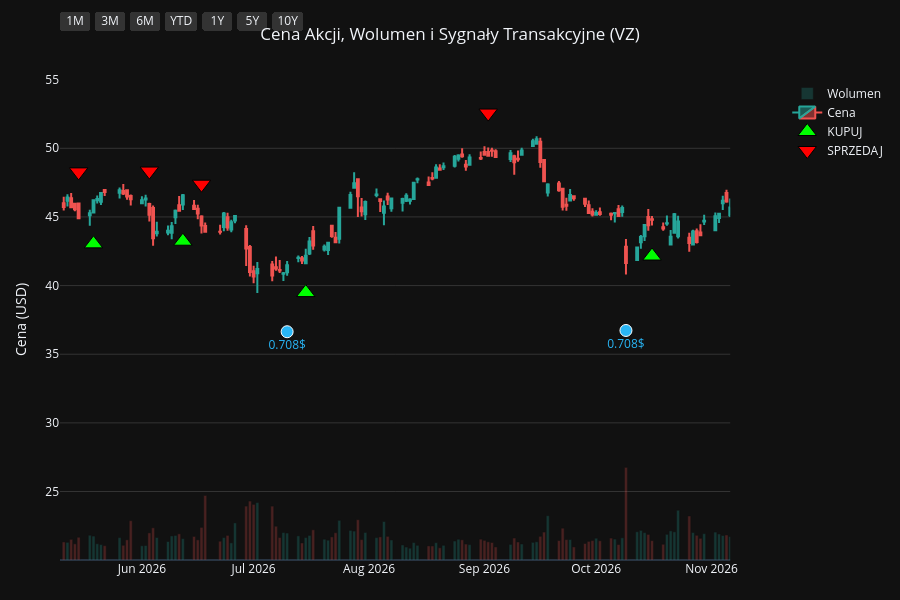
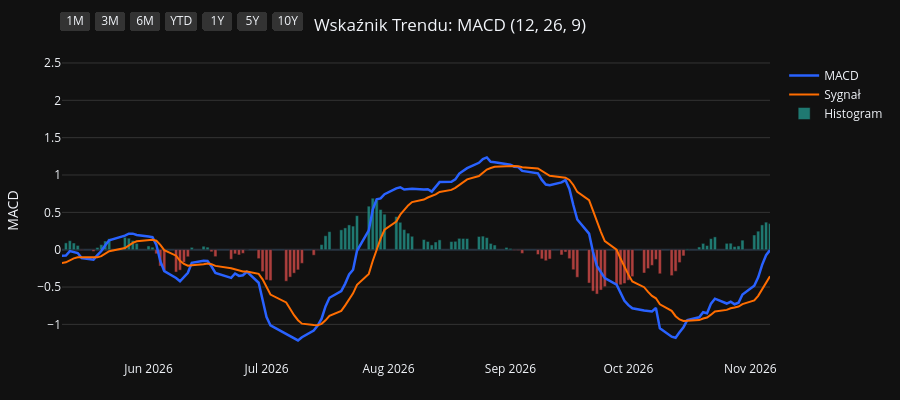
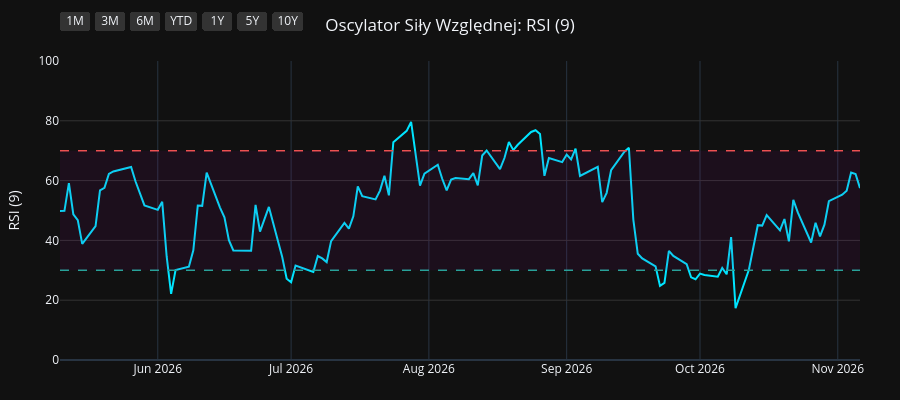
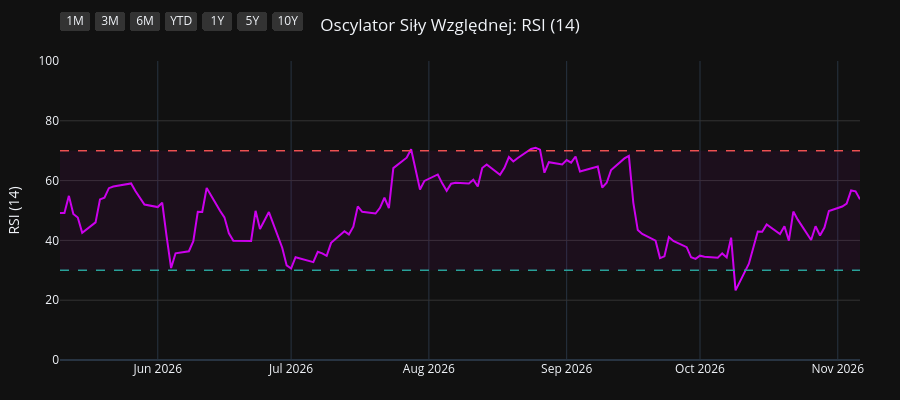

The code cell stored with these charts, in order, in its notebook:
### Code cell
import os
import yfinance as yf
import pandas as pd
import pandas_ta as ta
import plotly.graph_objects as go
from plotly.subplots import make_subplots

# 1. Pobranie i przygotowanie danych
symbol = os.environ.get("STOCK_TICKER", "").strip().upper()
if not symbol:
    raise RuntimeError("Set STOCK_TICKER before running price_extractor.ipynb")
df = yf.Ticker(symbol).history(period="10y")
df.index = df.index.tz_localize(None)

# Wskaźniki i sygnały
df.ta.macd(fast=12, slow=26, signal=9, append=True)
df.ta.rsi(length=9, append=True)
df.ta.rsi(length=14, append=True)
df.ta.rsi(length=21, append=True)
df.dropna(inplace=True)

macd = df['MACD_12_26_9']
signal = df['MACDs_12_26_9']
wczorajszy_macd = macd.shift(1)
wczorajszy_signal = signal.shift(1)

df['Decyzja'] = 'BRAK'
df.loc[(macd > signal) & (wczorajszy_macd <= wczorajszy_signal), 'Decyzja'] = 'KUPUJ'
df.loc[(macd < signal) & (wczorajszy_macd >= wczorajszy_signal), 'Decyzja'] = 'SPRZEDAJ'

df_kupuj = df[df['Decyzja'] == 'KUPUJ']
df_sprzedaj = df[df['Decyzja'] == 'SPRZEDAJ']
df_dywidendy = df[df['Dividends'] > 0]
df_splity = df[df['Stock Splits'] > 0]

# Wspólna konfiguracja osi X
konfiguracja_osi_x = dict(
    type="date",
    showspikes=True, spikemode="across", spikesnap="cursor", spikedash="dot", spikecolor="#ffffff", spikethickness=1, hoverformat="%Y-%m-%d",
    rangeselector=dict(
        buttons=list([
            dict(count=1, label="1M", step="month", stepmode="backward"),
            dict(count=3, label="3M", step="month", stepmode="backward"),
            dict(count=6, label="6M", step="month", stepmode="backward"),
            dict(count=1, label="YTD", step="year", stepmode="todate"),
            dict(count=1, label="1Y", step="year", stepmode="backward"),
            dict(count=5, label="5Y", step="year", stepmode="backward"),
            dict(step="all", label="10Y")
        ]),
        bgcolor="#333333", activecolor="#2962ff", x=0, y=1.1
    )
)

# ==========================================
# WYKRES 1: CENA + WOLUMEN + SYGNAŁY
# ==========================================
fig1 = make_subplots(specs=[[{"secondary_y": True}]])

kolory_wolumenu = ['#26a69a' if row['Close'] >= row['Open'] else '#ef5350' for index, row in df.iterrows()]
fig1.add_trace(go.Bar(x=df.index, y=df['Volume'], marker_color=kolory_wolumenu, opacity=0.25, name='Wolumen'), secondary_y=True)
fig1.add_trace(go.Candlestick(x=df.index, open=df['Open'], high=df['High'], low=df['Low'], close=df['Close'], name='Cena', increasing_line_color='#26a69a', decreasing_line_color='#ef5350'), secondary_y=False)
fig1.add_trace(go.Scatter(x=df_kupuj.index, y=df_kupuj['Low'] * 0.95, customdata=df_kupuj[['Low', 'High']], mode='markers', marker=dict(symbol='triangle-up', size=16, color='#00ff00', line=dict(width=1, color='black')), name='KUPUJ', hovertemplate='KUPUJ<br>Najniższa: %{customdata[0]:.2f}<br>Najwyższa: %{customdata[1]:.2f}<extra></extra>'), secondary_y=False)
fig1.add_trace(go.Scatter(x=df_sprzedaj.index, y=df_sprzedaj['High'] * 1.05, customdata=df_sprzedaj[['Low', 'High']], mode='markers', marker=dict(symbol='triangle-down', size=16, color='#ff0000', line=dict(width=1, color='black')), name='SPRZEDAJ', hovertemplate='SPRZEDAJ<br>Najniższa: %{customdata[0]:.2f}<br>Najwyższa: %{customdata[1]:.2f}<extra></extra>'), secondary_y=False)

if not df_dywidendy.empty:
    fig1.add_trace(go.Scatter(x=df_dywidendy.index, y=df_dywidendy['Low'] * 0.90, mode='markers+text', marker=dict(symbol='circle', size=12, color='#29b6f6', line=dict(width=1, color='white')), text=df_dywidendy['Dividends'].apply(lambda x: f"{x}$"), textposition="bottom center", name='Dywidenda', showlegend=False, hovertemplate='Dywidenda: %{text}<extra></extra>', textfont=dict(color="#29b6f6")), secondary_y=False)
if not df_splity.empty:
                    fig1.add_trace(go.Scatter(x=df_splity.index, y=df_splity['High'], mode='markers+text', marker=dict(symbol='star', size=16, color='#ffee58', line=dict(width=1, color='black')), text=df_splity['Stock Splits'].apply(lambda x: f"{x:g}:1" if x >= 1 else f"1:{1 / x:g}"), textposition="top center", name='Split', hovertemplate='%{text}<extra></extra>', textfont=dict(color="#ffee58")), secondary_y=False)

fig1.update_layout(title=dict(text=f"Cena Akcji, Wolumen i Sygnały Transakcyjne ({symbol})", x=0.5, xanchor='center'), dragmode='pan', xaxis_rangeslider_visible=False, template='plotly_dark', height=600, hovermode='x unified', margin=dict(l=60, r=40, t=60, b=40))
fig1.update_xaxes(**konfiguracja_osi_x)
fig1.update_xaxes(range=[df.index.max() - pd.Timedelta(days=180), df.index.max()])
fig1.update_yaxes(title_text="Cena (USD)", secondary_y=False, gridcolor='#333333')
fig1.update_yaxes(range=[0, df['Volume'].max() * 4], showgrid=False, showticklabels=False, secondary_y=True)
fig1.show(config={'scrollZoom': True})

# ==========================================
# WYKRES 2: WSKAŹNIK MACD
# ==========================================
fig2 = go.Figure()
fig2.add_trace(go.Scatter(x=df.index, y=df['MACD_12_26_9'], line=dict(color='#2962ff', width=2.5), name='MACD'))
fig2.add_trace(go.Scatter(x=df.index, y=df['MACDs_12_26_9'], line=dict(color='#ff6d00', width=2), name='Sygnał'))
kolory_macd = ['#26a69a' if val >= 0 else '#ef5350' for val in df['MACDh_12_26_9']]
fig2.add_trace(go.Bar(x=df.index, y=df['MACDh_12_26_9'], marker_color=kolory_macd, name='Histogram', opacity=0.7))
fig2.update_layout(title=dict(text="Wskaźnik Trendu: MACD (12, 26, 9)", x=0.5, xanchor='center'), dragmode='pan', xaxis_rangeslider_visible=False, template='plotly_dark', height=400, hovermode='x unified', margin=dict(l=60, r=40, t=60, b=40))
fig2.update_xaxes(**konfiguracja_osi_x)
fig2.update_xaxes(range=[df.index.max() - pd.Timedelta(days=180), df.index.max()])
fig2.update_yaxes(title_text="MACD", gridcolor='#333333')
fig2.show(config={'scrollZoom': True})

# ==========================================
# WYKRES 3: OSCYLATOR RSI (9)
# ==========================================
fig3 = go.Figure()
fig3.add_trace(go.Scatter(x=df.index, y=df['RSI_9'], line=dict(color='#00e5ff', width=2), name='RSI (9)'))
fig3.add_hline(y=70, line_dash="dash", line_color="#ef5350", line_width=1.5)
fig3.add_hline(y=30, line_dash="dash", line_color="#26a69a", line_width=1.5)
fig3.add_hrect(y0=30, y1=70, line_width=0, fillcolor="purple", opacity=0.1)
fig3.update_layout(title=dict(text="Oscylator Siły Względnej: RSI (9)", x=0.5, xanchor='center'), dragmode='pan', xaxis_rangeslider_visible=False, template='plotly_dark', height=400, hovermode='x unified', margin=dict(l=60, r=40, t=60, b=40))
fig3.update_xaxes(**konfiguracja_osi_x)
fig3.update_xaxes(range=[df.index.max() - pd.Timedelta(days=180), df.index.max()])
fig3.update_yaxes(title_text="RSI (9)", range=[0, 100], gridcolor='#333333')
fig3.show(config={'scrollZoom': True})

# ==========================================
# WYKRES 4: OSCYLATOR RSI (14)
# ==========================================
fig4 = go.Figure()
fig4.add_trace(go.Scatter(x=df.index, y=df['RSI_14'], line=dict(color='#d500f9', width=2), name='RSI (14)'))
fig4.add_hline(y=70, line_dash="dash", line_color="#ef5350", line_width=1.5)
fig4.add_hline(y=30, line_dash="dash", line_color="#26a69a", line_width=1.5)
fig4.add_hrect(y0=30, y1=70, line_width=0, fillcolor="purple", opacity=0.1)
fig4.update_layout(title=dict(text="Oscylator Siły Względnej: RSI (14)", x=0.5, xanchor='center'), dragmode='pan', xaxis_rangeslider_visible=False, template='plotly_dark', height=400, hovermode='x unified', margin=dict(l=60, r=40, t=60, b=40))
fig4.update_xaxes(**konfiguracja_osi_x)
fig4.update_xaxes(range=[df.index.max() - pd.Timedelta(days=180), df.index.max()])
fig4.update_yaxes(title_text="RSI (14)", range=[0, 100], gridcolor='#333333')
fig4.show(config={'scrollZoom': True})

# ==========================================
# WYKRES 5: OSCYLATOR RSI (21)
# ==========================================
fig5 = go.Figure()
fig5.add_trace(go.Scatter(x=df.index, y=df['RSI_21'], line=dict(color='#64dd17', width=2), name='RSI (21)'))
fig5.add_hline(y=70, line_dash="dash", line_color="#ef5350", line_width=1.5)
fig5.add_hline(y=30, line_dash="dash", line_color="#26a69a", line_width=1.5)
fig5.add_hrect(y0=30, y1=70, line_width=0, fillcolor="purple", opacity=0.1)
fig5.update_layout(title=dict(text="Oscylator Siły Względnej: RSI (21)", x=0.5, xanchor='center'), dragmode='pan', xaxis_rangeslider_visible=False, template='plotly_dark', height=400, hovermode='x unified', margin=dict(l=60, r=40, t=60, b=40))
fig5.update_xaxes(**konfiguracja_osi_x)
fig5.update_xaxes(range=[df.index.max() - pd.Timedelta(days=180), df.index.max()])
fig5.update_yaxes(title_text="RSI (21)", range=[0, 100], gridcolor='#333333')
fig5.show(config={'scrollZoom': True})

### Figure 1 — Plotly figure (JSON) as saved in the notebook; plotly's stock layout.template omitted (floating-point values rounded to 4 significant figures; data arrays with more than 128 entries replaced by an {"elided": "..."} marker saying what was removed)
{"data": [{"marker": {"color": {"elided": "2481 str values"}}, "name": "Wolumen", "opacity": 0.25, "type": "bar", "x": {"elided": "2481 str values"}, "xaxis": "x", "y": {"elided": "2481 int values"}, "yaxis": "y2"}, {"close": {"elided": "2481 float values"}, "decreasing": {"line": {"color": "#ef5350"}}, "high": {"elided": "2481 float values"}, "increasing": {"line": {"color": "#26a69a"}}, "low": {"elided": "2481 float values"}, "name": "Cena", "open": {"elided": "2481 float values"}, "type": "candlestick", "x": {"elided": "2481 str values"}, "xaxis": "x", "yaxis": "y"}, {"customdata": {"elided": "102x2 float values"}, "hovertemplate": "KUPUJ<br>Najniższa: %{customdata[0]:.2f}<br>Najwyższa: %{customdata[1]:.2f}<extra></extra>", "marker": {"color": "#00ff00", "line": {"color": "black", "width": 1}, "size": 16, "symbol": "triangle-up"}, "mode": "markers", "name": "KUPUJ", "type": "scatter", "x": ["2017-02-16T00:00:00", "2017-04-12T00:00:00", "2017-05-10T00:00:00", "2017-05-23T00:00:00", "2017-07-19T00:00:00", "2017-09-19T00:00:00", "2017-11-21T00:00:00", "2018-01-24T00:00:00", "2018-03-06T00:00:00", "2018-03-28T00:00:00", "2018-05-22T00:00:00", "2018-06-07T00:00:00", "2018-06-22T00:00:00", "2018-07-30T00:00:00", "2018-08-06T00:00:00", "2018-08-15T00:00:00", "2018-10-04T00:00:00", "2018-10-18T00:00:00", "2019-01-03T00:00:00", "2019-02-15T00:00:00", "2019-05-16T00:00:00", "2019-06-13T00:00:00", "2019-07-02T00:00:00", "2019-07-12T00:00:00", "2019-07-29T00:00:00", "2019-08-13T00:00:00", "2019-10-16T00:00:00", "2019-11-27T00:00:00", "2020-01-21T00:00:00", "2020-02-10T00:00:00", "2020-03-05T00:00:00", "2020-03-10T00:00:00", "2020-03-30T00:00:00", "2020-05-29T00:00:00", "2020-07-08T00:00:00", "2020-07-10T00:00:00", "2020-08-24T00:00:00", "2020-09-03T00:00:00", "2020-10-12T00:00:00", "2020-11-03T00:00:00", "2020-12-02T00:00:00", "2021-01-22T00:00:00", "2021-02-10T00:00:00", "2021-02-17T00:00:00", "2021-03-05T00:00:00", "2021-05-05T00:00:00", "2021-06-07T00:00:00", "2021-07-02T00:00:00", "2021-07-27T00:00:00", "2021-08-13T00:00:00", "2021-09-03T00:00:00", "2021-09-24T00:00:00", "2021-10-20T00:00:00", "2021-11-10T00:00:00", "2021-12-15T00:00:00", "2022-02-03T00:00:00", "2022-02-17T00:00:00", "2022-03-02T00:00:00", "2022-04-01T00:00:00", "2022-05-13T00:00:00", "2022-06-23T00:00:00", "2022-07-15T00:00:00", "2022-08-12T00:00:00", "2022-09-12T00:00:00", "2022-10-04T00:00:00", "2022-10-17T00:00:00", "2022-12-22T00:00:00", "2023-02-02T00:00:00", "2023-03-21T00:00:00", "2023-06-08T00:00:00", "2023-07-28T00:00:00", "2023-08-11T00:00:00", "2023-09-14T00:00:00", "2023-10-17T00:00:00", "2024-01-03T00:00:00", "2024-03-21T00:00:00", "2024-05-09T00:00:00", "2024-05-31T00:00:00", "2024-06-24T00:00:00", "2024-08-02T00:00:00", "2024-08-09T00:00:00", "2024-11-15T00:00:00", "2025-01-17T00:00:00", "2025-03-31T00:00:00", "2025-04-15T00:00:00", "2025-04-17T00:00:00", "2025-05-02T00:00:00", "2025-05-19T00:00:00", "2025-06-02T00:00:00", "2025-06-10T00:00:00", "2025-06-30T00:00:00", "2025-07-22T00:00:00", "2025-10-29T00:00:00", "2025-10-31T00:00:00", "2025-12-30T00:00:00", "2026-01-08T00:00:00", "2026-01-26T00:00:00", "2026-04-27T00:00:00", "2026-05-19T00:00:00", "2026-06-12T00:00:00", "2026-07-15T00:00:00", "2026-10-16T00:00:00"], "xaxis": "x", "y": [26.74, 27.31, 26.17, 25.65, 24.73, 27.48, 26.65, 31.35, 28.3, 28.02, 28.63, 28.39, 28.97, 31.26, 31.06, 31.48, 32.38, 32.63, 34.02, 33.3, 35.2, 35.54, 35.19, 35.59, 35.57, 34.75, 37.92, 37.94, 38.41, 38.2, 36.1, 34.46, 33.83, 35.45, 35.41, 35.17, 38.54, 39.28, 39.05, 37.96, 40.27, 37.87, 36.64, 37.12, 36.64, 39.49, 38.49, 37.94, 37.83, 37.97, 37.62, 37.0, 36.38, 36.03, 34.83, 37.5, 36.86, 37.38, 35.49, 33.65, 36.07, 36.04, 32.07, 30.36, 28.09, 26.63, 27.2, 30.46, 27.62, 26.29, 25.75, 25.21, 25.96, 24.3, 30.57, 31.76, 31.79, 32.37, 32.55, 33.16, 32.85, 34.0, 32.53, 38.28, 38.11, 37.55, 37.33, 37.8, 37.36, 37.55, 36.43, 37.26, 35.34, 34.54, 36.0, 35.68, 35.82, 42.99, 43.04, 43.23, 39.49, 42.15], "yaxis": "y"}, {"customdata": {"elided": "102x2 float values"}, "hovertemplate": "SPRZEDAJ<br>Najniższa: %{customdata[0]:.2f}<br>Najwyższa: %{customdata[1]:.2f}<extra></extra>", "marker": {"color": "#ff0000", "line": {"color": "black", "width": 1}, "size": 16, "symbol": "triangle-down"}, "mode": "markers", "name": "SPRZEDAJ", "type": "scatter", "x": ["2016-12-28T00:00:00", "2017-03-27T00:00:00", "2017-04-21T00:00:00", "2017-05-12T00:00:00", "2017-06-21T00:00:00", "2017-08-16T00:00:00", "2017-10-09T00:00:00", "2017-12-27T00:00:00", "2018-02-02T00:00:00", "2018-03-22T00:00:00", "2018-05-02T00:00:00", "2018-05-31T00:00:00", "2018-06-13T00:00:00", "2018-07-19T00:00:00", "2018-07-31T00:00:00", "2018-08-13T00:00:00", "2018-08-29T00:00:00", "2018-10-15T00:00:00", "2018-11-23T00:00:00", "2019-01-28T00:00:00", "2019-04-02T00:00:00", "2019-05-31T00:00:00", "2019-06-28T00:00:00", "2019-07-11T00:00:00", "2019-07-19T00:00:00", "2019-07-31T00:00:00", "2019-09-26T00:00:00", "2019-10-25T00:00:00", "2019-12-30T00:00:00", "2020-01-30T00:00:00", "2020-02-11T00:00:00", "2020-03-09T00:00:00", "2020-03-11T00:00:00", "2020-04-30T00:00:00", "2020-06-17T00:00:00", "2020-07-09T00:00:00", "2020-08-21T00:00:00", "2020-08-25T00:00:00", "2020-09-08T00:00:00", "2020-10-14T00:00:00", "2020-11-30T00:00:00", "2020-12-10T00:00:00", "2021-01-27T00:00:00", "2021-02-12T00:00:00", "2021-03-04T00:00:00", "2021-04-13T00:00:00", "2021-05-17T00:00:00", "2021-06-17T00:00:00", "2021-07-26T00:00:00", "2021-07-30T00:00:00", "2021-08-23T00:00:00", "2021-09-09T00:00:00", "2021-10-11T00:00:00", "2021-11-05T00:00:00", "2021-11-16T00:00:00", "2022-01-20T00:00:00", "2022-02-07T00:00:00", "2022-02-24T00:00:00", "2022-03-09T00:00:00", "2022-04-25T00:00:00", "2022-06-13T00:00:00", "2022-07-14T00:00:00", "2022-07-18T00:00:00", "2022-08-26T00:00:00", "2022-09-21T00:00:00", "2022-10-10T00:00:00", "2022-12-02T00:00:00", "2023-01-19T00:00:00", "2023-02-06T00:00:00", "2023-04-20T00:00:00", "2023-07-11T00:00:00", "2023-08-02T00:00:00", "2023-09-13T00:00:00", "2023-09-15T00:00:00", "2023-12-08T00:00:00", "2024-02-06T00:00:00", "2024-04-10T00:00:00", "2024-05-23T00:00:00", "2024-06-12T00:00:00", "2024-07-22T00:00:00", "2024-08-05T00:00:00", "2024-10-03T00:00:00", "2024-12-06T00:00:00", "2025-03-12T00:00:00", "2025-04-04T00:00:00", "2025-04-16T00:00:00", "2025-04-21T00:00:00", "2025-05-12T00:00:00", "2025-05-23T00:00:00", "2025-06-04T00:00:00", "2025-06-12T00:00:00", "2025-07-11T00:00:00", "2025-08-27T00:00:00", "2025-10-30T00:00:00", "2025-12-09T00:00:00", "2026-01-06T00:00:00", "2026-01-13T00:00:00", "2026-02-26T00:00:00", "2026-05-15T00:00:00", "2026-06-03T00:00:00", "2026-06-17T00:00:00", "2026-09-02T00:00:00"], "xaxis": "x", "y": [32.87, 30.71, 30.08, 28.83, 28.74, 30.7, 31.43, 34.25, 35.14, 30.77, 32.04, 31.82, 31.83, 33.9, 34.94, 35.01, 36.46, 36.38, 39.57, 38.1, 40.14, 37.96, 39.32, 39.71, 39.75, 39.24, 41.97, 42.56, 43.12, 41.95, 42.63, 40.67, 39.22, 41.38, 40.81, 39.45, 42.62, 43.14, 43.89, 43.43, 44.22, 44.76, 42.0, 40.32, 41.02, 43.05, 44.03, 42.43, 42.16, 42.35, 41.99, 41.36, 40.64, 40.27, 40.13, 41.64, 41.19, 41.03, 41.54, 40.19, 39.68, 40.0, 40.48, 34.57, 32.36, 30.02, 30.81, 32.91, 33.98, 31.4, 29.78, 28.49, 29.0, 28.89, 33.4, 36.5, 36.28, 35.51, 36.41, 36.28, 36.52, 40.77, 39.3, 40.2, 42.93, 42.76, 42.18, 41.16, 41.41, 41.84, 41.8, 40.68, 42.86, 39.57, 40.84, 39.83, 39.98, 49.57, 48.28, 48.34, 47.39, 52.57], "yaxis": "y"}, {"hovertemplate": "Dywidenda: %{text}<extra></extra>", "marker": {"color": "#29b6f6", "line": {"color": "white", "width": 1}, "size": 12, "symbol": "circle"}, "mode": "markers+text", "name": "Dywidenda", "showlegend": false, "text": ["0.578$", "0.578$", "0.578$", "0.59$", "0.59$", "0.59$", "0.59$", "0.603$", "0.603$", "0.603$", "0.603$", "0.615$", "0.615$", "0.615$", "0.615$", "0.628$", "0.628$", "0.628$", "0.628$", "0.64$", "0.64$", "0.64$", "0.64$", "0.653$", "0.653$", "0.653$", "0.653$", "0.665$", "0.665$", "0.665$", "0.665$", "0.678$", "0.678$", "0.678$", "0.678$", "0.69$", "0.69$", "0.708$", "0.708$", "0.708$"], "textfont": {"color": "#29b6f6"}, "textposition": "bottom center", "type": "scatter", "x": ["2017-01-06T00:00:00", "2017-04-06T00:00:00", "2017-07-06T00:00:00", "2017-10-06T00:00:00", "2018-01-09T00:00:00", "2018-04-09T00:00:00", "2018-07-09T00:00:00", "2018-10-09T00:00:00", "2019-01-09T00:00:00", "2019-04-09T00:00:00", "2019-07-09T00:00:00", "2019-10-09T00:00:00", "2020-01-09T00:00:00", "2020-04-09T00:00:00", "2020-07-09T00:00:00", "2020-10-08T00:00:00", "2021-01-07T00:00:00", "2021-04-08T00:00:00", "2021-07-08T00:00:00", "2021-10-07T00:00:00", "2022-01-07T00:00:00", "2022-04-07T00:00:00", "2022-07-07T00:00:00", "2022-10-06T00:00:00", "2023-01-09T00:00:00", "2023-04-06T00:00:00", "2023-07-07T00:00:00", "2023-10-06T00:00:00", "2024-01-09T00:00:00", "2024-04-09T00:00:00", "2024-07-10T00:00:00", "2024-10-10T00:00:00", "2025-01-10T00:00:00", "2025-04-10T00:00:00", "2025-07-10T00:00:00", "2025-10-10T00:00:00", "2026-01-12T00:00:00", "2026-04-10T00:00:00", "2026-07-10T00:00:00", "2026-10-09T00:00:00"], "xaxis": "x", "y": [28.09, 25.78, 23.6, 26.7, 28.61, 26.3, 28.81, 31.06, 33.02, 34.06, 33.36, 35.31, 35.6, 34.81, 33.26, 36.88, 36.71, 36.76, 35.89, 35.19, 35.24, 34.85, 34.15, 26.04, 28.93, 27.88, 25.99, 22.31, 29.18, 31.01, 31.63, 33.8, 30.2, 34.17, 34.51, 33.6, 33.92, 40.04, 36.64, 36.73], "yaxis": "y"}], "layout": {"dragmode": "pan", "height": 600, "hovermode": "x unified", "margin": {"b": 40, "l": 60, "r": 40, "t": 60}, "title": {"text": "Cena Akcji, Wolumen i Sygnały Transakcyjne (VZ)", "x": 0.5, "xanchor": "center"}, "xaxis": {"anchor": "y", "domain": [0.0, 0.94], "hoverformat": "%Y-%m-%d", "range": ["2026-05-10T00:00:00", "2026-11-06T00:00:00"], "rangeselector": {"activecolor": "#2962ff", "bgcolor": "#333333", "buttons": [{"count": 1, "label": "1M", "step": "month", "stepmode": "backward"}, {"count": 3, "label": "3M", "step": "month", "stepmode": "backward"}, {"count": 6, "label": "6M", "step": "month", "stepmode": "backward"}, {"count": 1, "label": "YTD", "step": "year", "stepmode": "todate"}, {"count": 1, "label": "1Y", "step": "year", "stepmode": "backward"}, {"count": 5, "label": "5Y", "step": "year", "stepmode": "backward"}, {"label": "10Y", "step": "all"}], "x": 0, "y": 1.1}, "rangeslider": {"visible": false}, "showspikes": true, "spikecolor": "#ffffff", "spikedash": "dot", "spikemode": "across", "spikesnap": "cursor", "spikethickness": 1, "type": "date"}, "yaxis": {"anchor": "x", "domain": [0.0, 1.0], "gridcolor": "#333333", "title": {"text": "Cena (USD)"}}, "yaxis2": {"anchor": "x", "overlaying": "y", "range": [0, 494338800], "showgrid": false, "showticklabels": false, "side": "right"}}}

### Figure 2 — Plotly figure (JSON) as saved in the notebook; plotly's stock layout.template omitted (floating-point values rounded to 4 significant figures; data arrays with more than 128 entries replaced by an {"elided": "..."} marker saying what was removed)
{"data": [{"line": {"color": "#2962ff", "width": 2.5}, "name": "MACD", "type": "scatter", "x": {"elided": "2481 str values"}, "y": {"elided": "2481 float values"}}, {"line": {"color": "#ff6d00", "width": 2}, "name": "Sygnał", "type": "scatter", "x": {"elided": "2481 str values"}, "y": {"elided": "2481 float values"}}, {"marker": {"color": {"elided": "2481 str values"}}, "name": "Histogram", "opacity": 0.7, "type": "bar", "x": {"elided": "2481 str values"}, "y": {"elided": "2481 float values"}}], "layout": {"dragmode": "pan", "height": 400, "hovermode": "x unified", "margin": {"b": 40, "l": 60, "r": 40, "t": 60}, "title": {"text": "Wskaźnik Trendu: MACD (12, 26, 9)", "x": 0.5, "xanchor": "center"}, "xaxis": {"hoverformat": "%Y-%m-%d", "range": ["2026-05-10T00:00:00", "2026-11-06T00:00:00"], "rangeselector": {"activecolor": "#2962ff", "bgcolor": "#333333", "buttons": [{"count": 1, "label": "1M", "step": "month", "stepmode": "backward"}, {"count": 3, "label": "3M", "step": "month", "stepmode": "backward"}, {"count": 6, "label": "6M", "step": "month", "stepmode": "backward"}, {"count": 1, "label": "YTD", "step": "year", "stepmode": "todate"}, {"count": 1, "label": "1Y", "step": "year", "stepmode": "backward"}, {"count": 5, "label": "5Y", "step": "year", "stepmode": "backward"}, {"label": "10Y", "step": "all"}], "x": 0, "y": 1.1}, "rangeslider": {"visible": false}, "showspikes": true, "spikecolor": "#ffffff", "spikedash": "dot", "spikemode": "across", "spikesnap": "cursor", "spikethickness": 1, "type": "date"}, "yaxis": {"gridcolor": "#333333", "title": {"text": "MACD"}}}}

### Figure 3 — Plotly figure (JSON) as saved in the notebook; plotly's stock layout.template omitted (floating-point values rounded to 4 significant figures; data arrays with more than 128 entries replaced by an {"elided": "..."} marker saying what was removed)
{"data": [{"line": {"color": "#00e5ff", "width": 2}, "name": "RSI (9)", "type": "scatter", "x": {"elided": "2481 str values"}, "y": {"elided": "2481 float values"}}], "layout": {"dragmode": "pan", "height": 400, "hovermode": "x unified", "margin": {"b": 40, "l": 60, "r": 40, "t": 60}, "shapes": [{"line": {"color": "#ef5350", "dash": "dash", "width": 1.5}, "type": "line", "x0": 0, "x1": 1, "xref": "x domain", "y0": 70, "y1": 70, "yref": "y"}, {"line": {"color": "#26a69a", "dash": "dash", "width": 1.5}, "type": "line", "x0": 0, "x1": 1, "xref": "x domain", "y0": 30, "y1": 30, "yref": "y"}, {"fillcolor": "purple", "line": {"width": 0}, "opacity": 0.1, "type": "rect", "x0": 0, "x1": 1, "xref": "x domain", "y0": 30, "y1": 70, "yref": "y"}], "title": {"text": "Oscylator Siły Względnej: RSI (9)", "x": 0.5, "xanchor": "center"}, "xaxis": {"hoverformat": "%Y-%m-%d", "range": ["2026-05-10T00:00:00", "2026-11-06T00:00:00"], "rangeselector": {"activecolor": "#2962ff", "bgcolor": "#333333", "buttons": [{"count": 1, "label": "1M", "step": "month", "stepmode": "backward"}, {"count": 3, "label": "3M", "step": "month", "stepmode": "backward"}, {"count": 6, "label": "6M", "step": "month", "stepmode": "backward"}, {"count": 1, "label": "YTD", "step": "year", "stepmode": "todate"}, {"count": 1, "label": "1Y", "step": "year", "stepmode": "backward"}, {"count": 5, "label": "5Y", "step": "year", "stepmode": "backward"}, {"label": "10Y", "step": "all"}], "x": 0, "y": 1.1}, "rangeslider": {"visible": false}, "showspikes": true, "spikecolor": "#ffffff", "spikedash": "dot", "spikemode": "across", "spikesnap": "cursor", "spikethickness": 1, "type": "date"}, "yaxis": {"gridcolor": "#333333", "range": [0, 100], "title": {"text": "RSI (9)"}}}}

### Figure 4 — Plotly figure (JSON) as saved in the notebook; plotly's stock layout.template omitted (floating-point values rounded to 4 significant figures; data arrays with more than 128 entries replaced by an {"elided": "..."} marker saying what was removed)
{"data": [{"line": {"color": "#d500f9", "width": 2}, "name": "RSI (14)", "type": "scatter", "x": {"elided": "2481 str values"}, "y": {"elided": "2481 float values"}}], "layout": {"dragmode": "pan", "height": 400, "hovermode": "x unified", "margin": {"b": 40, "l": 60, "r": 40, "t": 60}, "shapes": [{"line": {"color": "#ef5350", "dash": "dash", "width": 1.5}, "type": "line", "x0": 0, "x1": 1, "xref": "x domain", "y0": 70, "y1": 70, "yref": "y"}, {"line": {"color": "#26a69a", "dash": "dash", "width": 1.5}, "type": "line", "x0": 0, "x1": 1, "xref": "x domain", "y0": 30, "y1": 30, "yref": "y"}, {"fillcolor": "purple", "line": {"width": 0}, "opacity": 0.1, "type": "rect", "x0": 0, "x1": 1, "xref": "x domain", "y0": 30, "y1": 70, "yref": "y"}], "title": {"text": "Oscylator Siły Względnej: RSI (14)", "x": 0.5, "xanchor": "center"}, "xaxis": {"hoverformat": "%Y-%m-%d", "range": ["2026-05-10T00:00:00", "2026-11-06T00:00:00"], "rangeselector": {"activecolor": "#2962ff", "bgcolor": "#333333", "buttons": [{"count": 1, "label": "1M", "step": "month", "stepmode": "backward"}, {"count": 3, "label": "3M", "step": "month", "stepmode": "backward"}, {"count": 6, "label": "6M", "step": "month", "stepmode": "backward"}, {"count": 1, "label": "YTD", "step": "year", "stepmode": "todate"}, {"count": 1, "label": "1Y", "step": "year", "stepmode": "backward"}, {"count": 5, "label": "5Y", "step": "year", "stepmode": "backward"}, {"label": "10Y", "step": "all"}], "x": 0, "y": 1.1}, "rangeslider": {"visible": false}, "showspikes": true, "spikecolor": "#ffffff", "spikedash": "dot", "spikemode": "across", "spikesnap": "cursor", "spikethickness": 1, "type": "date"}, "yaxis": {"gridcolor": "#333333", "range": [0, 100], "title": {"text": "RSI (14)"}}}}
